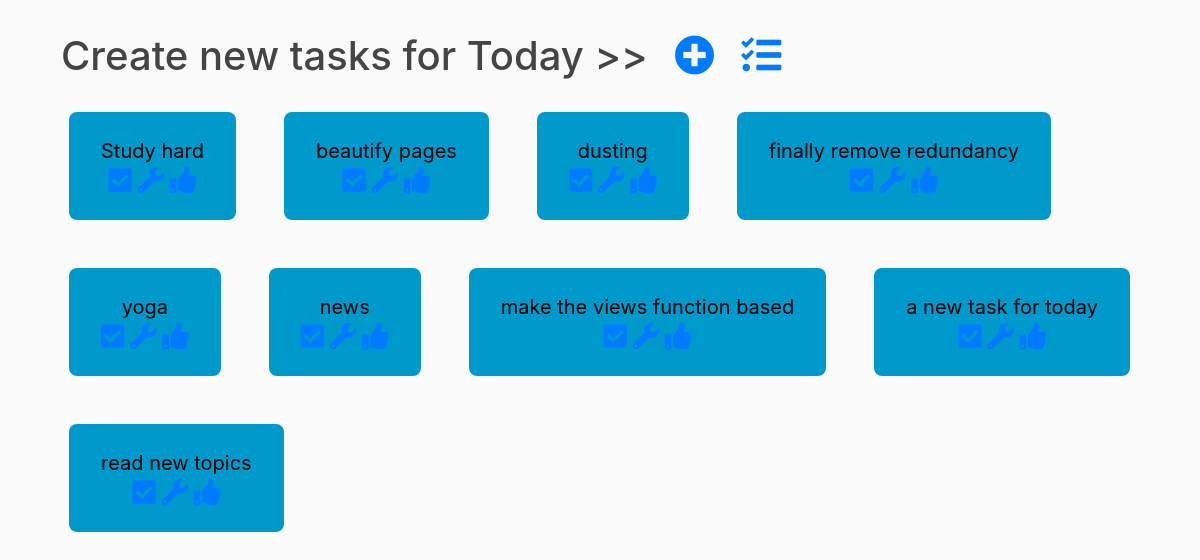
Page /task/ on the committed database.
### tasks/models.py (models this page shows, shortened)
class Job(models.Model):
    title = models.CharField(max_length=100)
    content = models.TextField()
    task_for_today = models.BooleanField(default=False)

### tasks/views.py (the view)
# urls.py: path('', TaskListView.as_view(), name='week-tasks'),
class TaskListView(ListView):
    model = Job
    fields = ['title', 'content']
    context_object_name = 'jobs'

### tasks/templates/tasks/job_list_today.html
{% extends 'tasks/base.html' %}
{% block content %}
    <h1 class='ml-3'> Create new tasks for Today >>
        <a title='add task' class="button-top ml-3" href="{% url 'today-task-create' 1 %}">
            <i class="fa fa-plus-circle"></i>
        </a>
        <a title='go to week task list' class="button-top ml-3" href="{% url 'week-tasks' %}">
            <i class="fa fa-tasks"></i>
        </a>
    </h1>
    <div class="btn-group flex-wrap">
        {% for job in jobs %}
            {% if job.task_for_today %}
                <button class="button-tday py-4 m-4" data-title="{{ job.content }}">
                    {{ job.title }}
                    <div>
                        <a title="move" href="{% url 'task-move-to-week' job.id %}"><i class="fa fa-check-square fa-lg" aria-hidden="true"></i></a>
                        <a title="update" href="{% url 'task-update' job.id %}"><i class="fa fa-wrench fa-lg" aria-hidden="true"></i></a>
                        <a title="complete" href="{% url 'task-complete' job.id %}"><i class="fa fa-thumbs-up fa-lg" aria-hidden="true"></i></a>
                    </div>
                </button>
            {% endif %}
        {% endfor %}
    </div>
{% endblock content %}

### tasks/static/tasks/main.css (style rules this page uses)
body { background: #fafafa; color: #333333; margin-top: 2rem; }
h1, h2, h3, h4, h5, h6 { color: #444444; }
button.button-tday { background-color: #0099cc; border: none; color: black; border-radius: 8px; padding: 15px 32px; text-align: center; text-decoration: none; font-size: 20px; }
button.button-items:focus, button.button-tday:focus, button.button-top:focus, { outline: none; }
button.button-items:active, button.button-tday:active, button.button-top:active, { outline: none; }
[data-title]:after { content: attr(data-title); position: absolute; bottom: -1.6em; left: 100%; padding: 4px 4px 4px 8px; color: #666; white-space: normal; -moz-border-radius: 5px; -webkit-border-radius: 5px; border-radius: 5px; -moz-box-shadow: 0px 0px 4px #666; -webkit-box-shadow: 0px 0px 4px #666; box-shadow: 0px 0px 4px #666; background-image: -moz-linear-gradient(top, #f0eded, #bfbdbd); background-image: -webkit-gradient(linear, left top, left bottom, color-stop(0, #f0eded), color-stop(1, #bfbdbd)); background-image: -webkit-linear-gradient(top, #f0eded, #bfbdbd); background-image: -moz-linear-gradient(top, #f0eded, #bfbdbd); background-image: -ms-linear-gradient(top, #f0eded, #bfbdbd); background-image: -o-linear-gradient(top, #f0eded, #bfbdbd); opacity: 0; z-index: 99999; visibility: hidden; }
[data-title] { position: relative; }

### rows in the picture
Job: title "Study hard"
Job: title "beautify pages"
Job: title "dusting"
Job: title "finally remove redundancy"
Job: title "yoga"
Job: title "news"
Job: title "make the views function based"
Job: title "a new task for today"
Job: title "read new topics"
